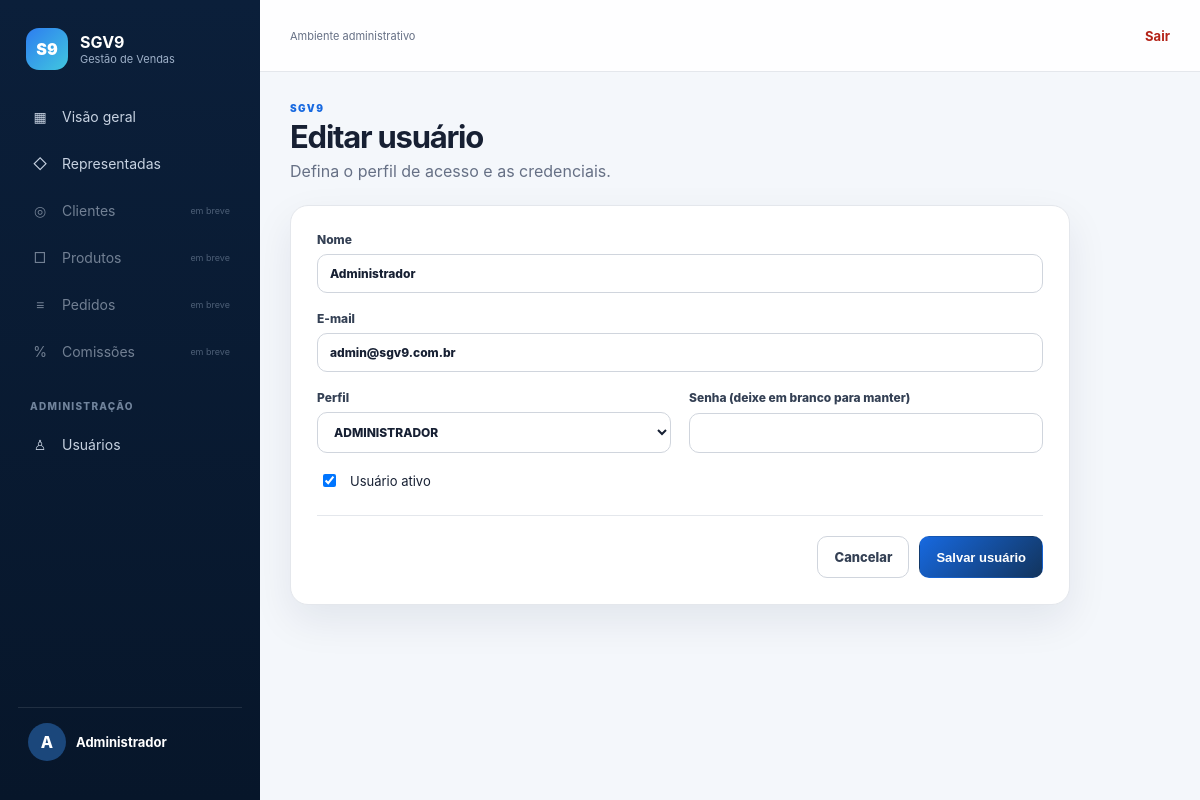
/backend/usuarios/form.php?id=1 (signed in), run on the app's committed database.
### tables this page shows
CREATE TABLE usuarios (
    id INT UNSIGNED AUTO_INCREMENT PRIMARY KEY,
    empresa_id INT UNSIGNED NOT NULL,
    perfil_id SMALLINT UNSIGNED NOT NULL,
    nome VARCHAR(200) NOT NULL,
    email VARCHAR(200) NOT NULL,
    senha VARCHAR(255) NOT NULL,
    ativo BOOLEAN NOT NULL DEFAULT TRUE,
    ultimo_login_em DATETIME NULL,
    criado_em TIMESTAMP NOT NULL DEFAULT CURRENT_TIMESTAMP,
    atualizado_em TIMESTAMP NOT NULL DEFAULT CURRENT_TIMESTAMP ON UPDATE CURRENT_TIMESTAMP,
    CONSTRAINT uq_usuarios_empresa_email UNIQUE (empresa_id, email),
    CONSTRAINT fk_usuarios_empresa
        FOREIGN KEY (empresa_id) REFERENCES empresas(id)
        ON UPDATE CASCADE ON DELETE RESTRICT,
    CONSTRAINT fk_usuarios_perfil
        FOREIGN KEY (perfil_id) REFERENCES perfis(id)
        ON UPDATE CASCADE ON DELETE RESTRICT
);

CREATE TABLE perfis (
    id SMALLINT UNSIGNED AUTO_INCREMENT PRIMARY KEY,
    nome VARCHAR(50) NOT NULL,
    descricao VARCHAR(255),
    CONSTRAINT uq_perfis_nome UNIQUE (nome)
);

### backend/usuarios/form.php (the view, shortened to what this page needs)
<?php
require_once __DIR__ . '/../includes/layout.php';
$pdo = getDatabaseConnection();
$id = (int) ($_GET['id'] ?? 0);
$usuario = ['id' => 0, 'nome' => '', 'email' => '', 'perfil_id' => '', 'ativo' => 1];
if ($id) {
    $stmt = $pdo->prepare('SELECT id,nome,email,perfil_id,ativo FROM usuarios WHERE id=:id AND empresa_id=:empresa_id');
    $stmt->execute(['id' => $id, 'empresa_id' => $_SESSION['empresa_id']]);
    $usuario = $stmt->fetch() ?: $usuario;
}
$perfis = $pdo->query('SELECT id,nome,descricao FROM perfis ORDER BY nome')->fetchAll();
?>
<form action="/usuarios/salvar.php" method="post" class="panel form-panel-admin narrow">
    <div class="form-grid">
        <label class="field span-2">Nome
            <input name="nome" required maxlength="200" value="<?= e($usuario['nome']) ?>">
        </label>
        <label class="field span-2">E-mail
            <input type="email" name="email" required maxlength="200" value="<?= e($usuario['email']) ?>">
        </label>
        <label class="field">Perfil
            <select name="perfil_id" required>
                <?php foreach ($perfis as $p): ?>
                    <option value="<?= (int) $p['id'] ?>" <?= (string) $p['id'] === (string) $usuario['perfil_id'] ? 'selected' : '' ?>>
                        <?= e($p['nome']) ?>
                    </option>
                <?php endforeach; ?>
            </select>
        </label>
        <label class="field">Senha <?= $id ? '(deixe em branco para manter)' : '' ?>
            <input type="password" name="senha" <?= $id ? '' : 'required' ?> minlength="8">
        </label>
        <label class="check-field span-2">
            <input type="checkbox" name="ativo" value="1" <?= $usuario['ativo'] ? 'checked' : '' ?>>
            Usuário ativo
        </label>
    </div>
    <div class="form-actions">
        <a href="/usuarios/index.php" class="button secondary">Cancelar</a>
        <button class="button primary">Salvar usuário</button>
    </div>
</form>

### backend/assets/css/admin.css (style rules this page uses)
:root { --navy:#0b1f3a;--navy2:#12345d;--blue:#1769e0;--blue2:#2d7df0;--bg:#f4f7fb; --text:#172033;--muted:#667085;--line:#e4e7ec;--white:#fff;--success:#067647;--successbg:#ecfdf3; --danger:#b42318;--dangerbg:#fef3f2;--shadow:0 16px 40px rgba(11,31,58,.08) }
* { box-sizing:border-box }
html { font-family:Inter,system-ui,-apple-system,"Segoe UI",sans-serif;color:var(--text);background:var(--bg) }
body { margin:0;min-height:100vh }
.metric-card,.panel { border:1px solid var(--line);border-radius:18px;background:var(--white);box-shadow:var(--shadow) }
.button { display:inline-flex;align-items:center;justify-content:center;min-height:42px;padding:0 16px;border:1px solid transparent;border-radius:10px;font-weight:800;font-size:13px;text-decoration:none;cursor:pointer }
.button.primary { color:#fff;background:linear-gradient(135deg,var(--blue),var(--navy2)) }
.button.secondary { color:#344054;background:#fff;border-color:#d0d5dd }
input,select,textarea { width:100%;border:1px solid #d0d5dd;border-radius:10px;padding:11px 12px;background:#fff;color:var(--text);font:inherit;outline:none }
.form-panel-admin { padding:26px }
.form-panel-admin.narrow { max-width:780px }
.form-grid { display:grid;grid-template-columns:repeat(2,minmax(0,1fr));gap:18px }
.field { display:grid;gap:7px;color:#344054;font-size:12px;font-weight:800 }
.span-2 { grid-column:span 2 }
.check-field { display:flex;align-items:center;gap:9px;font-size:13px }
.check-field input { width:17px }
.form-actions { display:flex;justify-content:flex-end;gap:10px;margin-top:25px;padding-top:20px;border-top:1px solid var(--line) }

### data on the page
usuarios: nome "Administrador", email "admin@sgv9.com.br", perfil_id "ADMINISTRADOR", ativo "☑"

### other printed values
mb_strtoupper(mb_substr((string) $_SESSION['usuario_nome'], 0, 1)) "A"
$nome "Administrador"
$titulo "Editar usuário"
$subtitulo "Defina o perfil de acesso e as credenciais."
